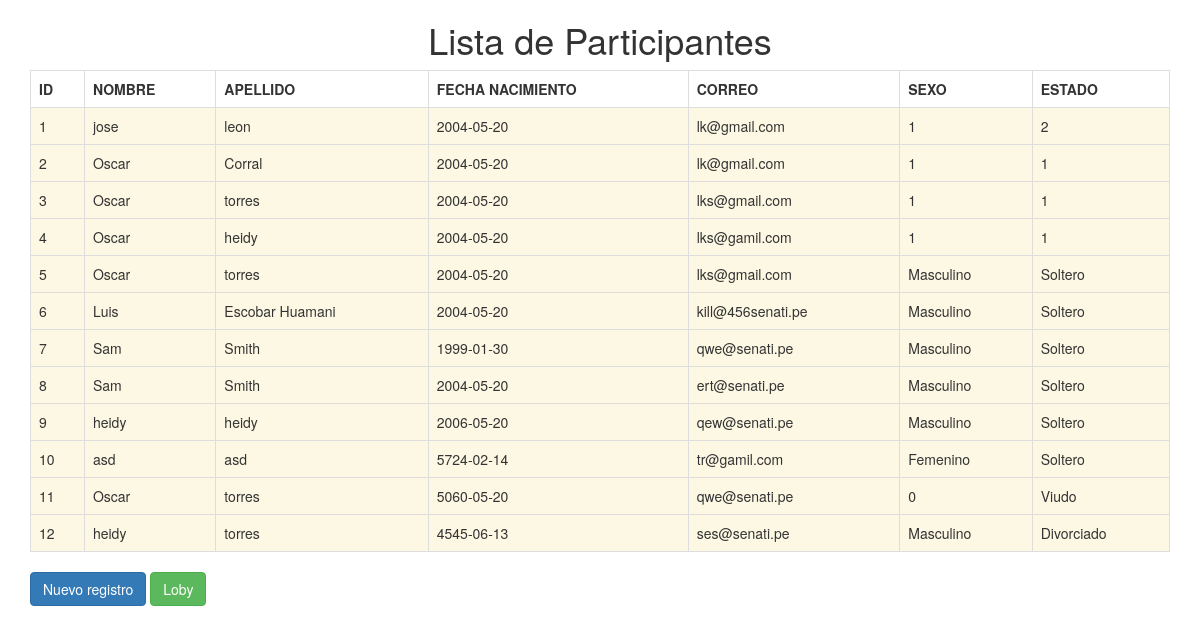
Screenshot of /listapar.php with the database file from the repository.
### tables this page shows
CREATE TABLE `participantes` (
  `id` int(11) NOT NULL,
  `nom` varchar(50) NOT NULL,
  `ape` varchar(50) NOT NULL,
  `fechna` date NOT NULL,
  `cor` varchar(50) NOT NULL,
  `sex` varchar(10) NOT NULL,
  `est` varchar(10) NOT NULL
);

### listapar.php (the view, shortened to what this page needs)
<?php
    include('conexion.php');
    $busqueda = $db ->query("SELECT * FROM participantes");
    $arrDatos = $busqueda ->fetchAll(PDO::FETCH_ASSOC);
?>
<!DOCTYPE html>
<html lang="es-pe">
<head>
	<link rel="stylesheet" href="css/bootstrap.min.css" />
</head>
<body>
    <div class="container">
        <div class="row">
            <div class="col-md-12">
                <h1 class="text-center">Lista de Participantes</h1>
                <table class="table table-bordered table-hover table-dark">
                <th>ID</th>
                <th>NOMBRE</th>
                <th>APELLIDO</th>
                <th>FECHA NACIMIENTO</th>
                <th>CORREO</th>
                <th>SEXO</th>
                <th>ESTADO</th>
                <?php
                        foreach($arrDatos as $muestra){
                            echo '<tr class="bg-warning text-white">';
                            echo '<td>' . $muestra['id'] . '</td>';
                            echo '<td>' . $muestra['nom'] . '</td>';
                            echo '<td>' . $muestra['ape'] . '</td>';
                            echo '<td>' . $muestra['fechna'] . '</td>';
                            echo '<td>' . $muestra['cor'] . '</td>';
                            echo '<td>' . $muestra['sex'] . '</td>';
                            echo '<td>' . $muestra['est'] . '</td>';
                            echo '</tr>';
                        }
                ?>
                </table>
                <a href="crear2.php" class="btn btn-primary">Nuevo registro</a>
                <a href="loby.php" class="btn btn-success">Loby</a>
            </div>
        </div>
    </div>
</body>
</html>

### rows the page displays
participantes: id "1", nom "jose", ape "leon", fechna "2004-05-20", cor "lk@gmail.com", sex "1", est "2"
participantes: id "2", nom "Oscar", ape "Corral", fechna "2004-05-20", cor "lk@gmail.com", sex "1", est "1"
participantes: id "3", nom "Oscar", ape "torres", fechna "2004-05-20", cor "lks@gmail.com", sex "1", est "1"
participantes: id "4", nom "Oscar", ape "heidy", fechna "2004-05-20", cor "lks@gamil.com", sex "1", est "1"
participantes: id "5", nom "Oscar", ape "torres", fechna "2004-05-20", cor "lks@gmail.com", sex "Masculino", est "Soltero"
participantes: id "6", nom "Luis", ape "Escobar Huamani", fechna "2004-05-20", cor "kill@456senati.pe", sex "Masculino", est "Soltero"
participantes: id "7", nom "Sam", ape "Smith", fechna "1999-01-30", cor "qwe@senati.pe", sex "Masculino", est "Soltero"
participantes: id "8", nom "Sam", ape "Smith", fechna "2004-05-20", cor "ert@senati.pe", sex "Masculino", est "Soltero"
participantes: id "9", nom "heidy", ape "heidy", fechna "2006-05-20", cor "qew@senati.pe", sex "Masculino", est "Soltero"
participantes: id "10", nom "asd", ape "asd", fechna "5724-02-14", cor "tr@gamil.com", sex "Femenino", est "Soltero"
participantes: id "11", nom "Oscar", ape "torres", fechna "5060-05-20", cor "qwe@senati.pe", sex "0", est "Viudo"
participantes: id "12", nom "heidy", ape "torres", fechna "4545-06-13", cor "ses@senati.pe", sex "Masculino", est "Divorciado"
